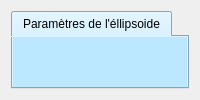
      <widget class="QWidget" name="page1_1">
       <layout class="QGridLayout" name="gridLayout_9">
        <item row="0" column="0">
         <widget class="QTabWidget" name="tabWidget4_3">
          <property name="styleSheet">
           <string notr="true">background-color: rgb(187, 231, 255);
</string>
          </property>
          <property name="currentIndex">
           <number>0</number>
          </property>
          <widget class="QWidget" name="tab_4_5">
           <attribute name="title">
            <string>Paramètres de l'éllipsoide</string>
           </attribute>
           <widget class="QLabel" name="label_54">
            <property name="geometry">
             <rect>
              <x>160</x>
              <y>10</y>
              <width>361</width>
              <height>71</height>
             </rect>
            </property>
            <property name="text">
             <string>&lt;html&gt;&lt;head/&gt;&lt;body&gt;&lt;p align=&quot;center&quot;&gt;&lt;span style=&quot; font-size:12pt; font-weight:600; color:#ff007f;&quot;&gt;Calcul des paramètres de l'éllipsoide&lt;/span&gt;&lt;/p&gt;&lt;/body&gt;&lt;/html&gt;</string>
            </property>
           </widget>
           <widget class="QPushButton" name="PB_hp2_2">
            <property name="geometry">
             <rect>
              <x>670</x>
              <y>460</y>
              <width>81</width>
              <height>61</height>
             </rect>
            </property>
            <property name="font">
             <font>
              <weight>75</weight>
              <bold>true</bold>
             </font>
            </property>
            <property name="styleSheet">
             <string notr="true"/>
            </property>
            <property name="text">
             <string/>
            </property>
            <property name="icon">
             <iconset>
              <normaloff>pictures/78-781325_next-button-clipart-panah-purple-next-button-png.png</normaloff>pictures/78-781325_next-button-clipart-panah-purple-next-button-png.png</iconset>
            </property>
            <property name="iconSize">
             <size>
              <width>50</width>
              <height>50</height>
             </size>
            </property>
           </widget>
           <widget class="QLabel" name="label_29">
            <property name="geometry">
             <rect>
              <x>390</x>
              <y>100</y>
              <width>321</width>
              <height>181</height>
             </rect>
            </property>
            <property name="styleSheet">
             <string notr="true">background-color: rgb(187, 231, 255);</string>
            </property>
            <property name="text">
             <string/>
            </property>
            <property name="pixmap">
             <pixmap>../../Pictures/geodésie/440px-EllipseVal.svg.png</pixmap>
            </property>
            <property name="scaledContents">
             <bool>true</bool>
            </property>
           </widget>
           <widget class="QPushButton" name="PB_parameters">
            <property name="geometry">
             <rect>
              <x>160</x>
              <y>240</y>
              <width>111</width>
              <height>31</height>
             </rect>
            </property>
            <property name="font">
             <font>
              <family>Calibri</family>
              <pointsize>12</pointsize>
              <weight>75</weight>
              <bold>true</bold>
             </font>
            </property>
            <property name="styleSheet">
             <string notr="true">background-color: rgb(0, 255, 0);</string>
            </property>
            <property name="text">
             <string>Résultats</string>
            </property>
           </widget>
           <widget class="QLineEdit" name="cond1">
            <property name="geometry">
             <rect>
              <x>100</x>
              <y>190</y>
              <width>221</width>
              <height>21</height>
             </rect>
            </property>
            <property name="palette">
             <palette>
              <active>
               <colorrole role="WindowText">
                <brush brushstyle="SolidPattern">
                 <color alpha="255">
                  <red>255</red>
                  <green>0</green>
                  <blue>0</blue>
                 </color>
                </brush>
               </colorrole>
               <colorrole role="Button">
                <brush brushstyle="SolidPattern">
                 <color alpha="255">
                  <red>187</red>
                  <green>231</green>
                  <blue>255</blue>
                 </color>
                </brush>
               </colorrole>
               <colorrole role="Base">
                <brush brushstyle="SolidPattern">
                 <color alpha="255">
                  <red>187</red>
                  <green>231</green>
                  <blue>255</blue>
                 </color>
                </brush>
               </colorrole>
               <colorrole role="Window">
                <brush brushstyle="SolidPattern">
                 <color alpha="255">
                  <red>187</red>
                  <green>231</green>
                  <blue>255</blue>
                 </color>
                </brush>
               </colorrole>
              </active>
              <inactive>
               <colorrole role="WindowText">
                <brush brushstyle="SolidPattern">
                 <color alpha="255">
                  <red>255</red>
                  <green>0</green>
                  <blue>0</blue>
                 </color>
                </brush>
               </colorrole>
               <colorrole role="Button">
                <brush brushstyle="SolidPattern">
                 <color alpha="255">
                  <red>187</red>
                  <green>231</green>
                  <blue>255</blue>
                 </color>
                </brush>
               </colorrole>
               <colorrole role="Base">
                <brush brushstyle="SolidPattern">
                 <color alpha="255">
                  <red>187</red>
                  <green>231</green>
                  <blue>255</blue>
                 </color>
                </brush>
               </colorrole>
               <colorrole role="Window">
                <brush brushstyle="SolidPattern">
                 <color alpha="255">
                  <red>187</red>
                  <green>231</green>
                  <blue>255</blue>
                 </color>
                </brush>
               </colorrole>
              </inactive>
              <disabled>
               <colorrole role="WindowText">
                <brush brushstyle="SolidPattern">
                 <color alpha="255">
                  <red>120</red>
                  <green>120</green>
                  <blue>120</blue>
                 </color>
                </brush>
               </colorrole>
               <colorrole role="Button">
                <brush brushstyle="SolidPattern">
                 <color alpha="255">
                  <red>187</red>
                  <green>231</green>
                  <blue>255</blue>
                 </color>
                </brush>
               </colorrole>
               <colorrole role="Base">
                <brush brushstyle="SolidPattern">
                 <color alpha="255">
                  <red>187</red>
                  <green>231</green>
                  <blue>255</blue>
                 </color>
                </brush>
               </colorrole>
               <colorrole role="Window">
                <brush brushstyle="SolidPattern">
                 <color alpha="255">
                  <red>187</red>
                  <green>231</green>
                  <blue>255</blue>
                 </color>
                </brush>
               </colorrole>
              </disabled>
             </palette>
            </property>
            <property name="font">
             <font>
              <pointsize>10</pointsize>
             </font>
            </property>
            <property name="styleSheet">
             <string notr="true">border-color: rgb(255, 255, 255);</string>
            </property>
           </widget>
           <widget class="QWidget" name="layoutWidget">
            <property name="geometry">
             <rect>
              <x>50</x>
              <y>120</y>
              <width>312</width>
              <height>58</height>
             </rect>
            </property>
            <layout class="QHBoxLayout" name="horizontalLayout">
             <item>
              <layout class="QVBoxLayout" name="verticalLayout">
               <item>
                <widget class="QLabel" name="label_57">
                 <property name="font">
                  <font>
                   <family>Calibri</family>
                   <pointsize>12</pointsize>
                   <weight>75</weight>
                   <italic>true</italic>
                   <bold>true</bold>
                  </font>
                 </property>
                 <property name="text">
                  <string>&lt;html&gt;&lt;head/&gt;&lt;body&gt;&lt;p align=&quot;center&quot;&gt;&lt;span style=&quot; font-size:14pt; font-style:normal;&quot;&gt;a (m)&lt;/span&gt;&lt;/p&gt;&lt;/body&gt;&lt;/html&gt;</string>
                 </property>
                </widget>
               </item>
               <item>
                <widget class="QLineEdit" name="a_parametres">
                 <property name="font">
                  <font>
                   <family>Calibri</family>
                   <pointsize>12</pointsize>
                  </font>
                 </property>
                 <property name="styleSheet">
                  <string notr="true">background-color: rgb(255, 255, 255);</string>
                 </property>
                </widget>
               </item>
              </layout>
             </item>
             <item>
              <layout class="QVBoxLayout" name="verticalLayout_50">
               <item>
                <widget class="QLabel" name="label_58">
                 <property name="font">
                  <font>
                   <family>Calibri</family>
                   <pointsize>12</pointsize>
                   <weight>75</weight>
                   <italic>true</italic>
                   <bold>true</bold>
                  </font>
                 </property>
                 <property name="text">
                  <string>&lt;html&gt;&lt;head/&gt;&lt;body&gt;&lt;p&gt;&lt;span style=&quot; font-size:14pt; font-style:normal;&quot;&gt;Inverse f (m&lt;/span&gt;&lt;span style=&quot; font-size:14pt; font-style:normal; vertical-align:super;&quot;&gt;-1&lt;/span&gt;&lt;span style=&quot; font-size:14pt; font-style:normal;&quot;&gt;)&lt;/span&gt;&lt;/p&gt;&lt;/body&gt;&lt;/html&gt;</string>
                 </property>
                </widget>
               </item>
               <item>
                <widget class="QLineEdit" name="invf_parametres">
                 <property name="font">
                  <font>
                   <family>Calibri</family>
                   <pointsize>12</pointsize>
                  </font>
                 </property>
                 <property name="styleSheet">
                  <string notr="true">background-color: rgb(255, 255, 255);</string>
                 </property>
                </widget>
               </item>
              </layout>
             </item>
            </layout>
           </widget>
           <widget class="QWidget" name="layoutWidget">
            <property name="geometry">
             <rect>
              <x>60</x>
              <y>300</y>
              <width>341</width>
              <height>153</height>
             </rect>
            </property>
            <layout class="QHBoxLayout" name="horizontalLayout_20">
             <item>
              <layout class="QVBoxLayout" name="verticalLayout_14">
               <item>
                <widget class="QLabel" name="label_59">
                 <property name="font">
                  <font>
                   <family>Calibri</family>
                   <pointsize>12</pointsize>
                   <weight>75</weight>
                   <italic>true</italic>
                   <bold>true</bold>
                  </font>
                 </property>
                 <property name="text">
                  <string>&lt;html&gt;&lt;head/&gt;&lt;body&gt;&lt;p&gt;&lt;span style=&quot; font-style:normal;&quot;&gt;La première excentricité &lt;/span&gt;&lt;/p&gt;&lt;/body&gt;&lt;/html&gt;</string>
                 </property>
                </widget>
               </item>
               <item>
                <widget class="QLabel" name="label_60">
                 <property name="font">
                  <font>
                   <family>Calibri</family>
                   <pointsize>12</pointsize>
                   <weight>75</weight>
                   <italic>true</italic>
                   <bold>true</bold>
                  </font>
                 </property>
                 <property name="text">
                  <string>&lt;html&gt;&lt;head/&gt;&lt;body&gt;&lt;p&gt;&lt;span style=&quot; font-style:normal;&quot;&gt;La deuxième excentricité &lt;/span&gt;&lt;/p&gt;&lt;/body&gt;&lt;/html&gt;</string>
                 </property>
                </widget>
               </item>
               <item>
                <widget class="QLabel" name="label_62">
                 <property name="font">
                  <font>
                   <family>Calibri</family>
                   <pointsize>12</pointsize>
                   <weight>75</weight>
                   <italic>true</italic>
                   <bold>true</bold>
                  </font>
                 </property>
                 <property name="text">
                  <string>&lt;html&gt;&lt;head/&gt;&lt;body&gt;&lt;p&gt;&lt;span style=&quot; font-style:normal;&quot;&gt;L'excentricité angulaire &lt;/span&gt;&lt;/p&gt;&lt;/body&gt;&lt;/html&gt;</string>
                 </property>
                </widget>
               </item>
               <item>
                <widget class="QLabel" name="label_61">
                 <property name="font">
                  <font>
                   <family>Calibri</family>
                   <pointsize>12</pointsize>
                   <weight>75</weight>
                   <italic>true</italic>
                   <bold>true</bold>
                  </font>
                 </property>
                 <property name="text">
                  <string>&lt;html&gt;&lt;head/&gt;&lt;body&gt;&lt;p&gt;&lt;span style=&quot; font-style:normal;&quot;&gt;La courbure au pole C&lt;/span&gt;&lt;/p&gt;&lt;/body&gt;&lt;/html&gt;</string>
                 </property>
                </widget>
               </item>
               <item>
                <widget class="QLabel" name="label_63">
                 <property name="font">
                  <font>
                   <family>Calibri</family>
                   <pointsize>12</pointsize>
                   <weight>75</weight>
                   <italic>true</italic>
                   <bold>true</bold>
                  </font>
                 </property>
                 <property name="text">
                  <string>&lt;html&gt;&lt;head/&gt;&lt;body&gt;&lt;p&gt;&lt;span style=&quot; font-style:normal;&quot;&gt;Le demi petit axe b &lt;/span&gt;&lt;/p&gt;&lt;/body&gt;&lt;/html&gt;</string>
                 </property>
                </widget>
               </item>
              </layout>
             </item>
             <item>
              <layout class="QVBoxLayout" name="verticalLayout_15">
               <item>
                <widget class="QLineEdit" name="e_squared">
                 <property name="enabled">
                  <bool>false</bool>
                 </property>
                 <property name="palette">
                  <palette>
                   <active>
                    <colorrole role="Button">
                     <brush brushstyle="SolidPattern">
                      <color alpha="255">
                       <red>255</red>
                       <green>255</green>
                       <blue>255</blue>
                      </color>
                     </brush>
                    </colorrole>
                    <colorrole role="Base">
                     <brush brushstyle="SolidPattern">
                      <color alpha="255">
                       <red>255</red>
                       <green>255</green>
                       <blue>255</blue>
                      </color>
                     </brush>
                    </colorrole>
                    <colorrole role="Window">
                     <brush brushstyle="SolidPattern">
                      <color alpha="255">
                       <red>255</red>
                       <green>255</green>
                       <blue>255</blue>
                      </color>
                     </brush>
                    </colorrole>
                   </active>
                   <inactive>
                    <colorrole role="Button">
                     <brush brushstyle="SolidPattern">
                      <color alpha="255">
                       <red>255</red>
                       <green>255</green>
                       <blue>255</blue>
                      </color>
                     </brush>
                    </colorrole>
                    <colorrole role="Base">
                     <brush brushstyle="SolidPattern">
                      <color alpha="255">
                       <red>255</red>
                       <green>255</green>
                       <blue>255</blue>
                      </color>
                     </brush>
                    </colorrole>
                    <colorrole role="Window">
                     <brush brushstyle="SolidPattern">
                      <color alpha="255">
                       <red>255</red>
                       <green>255</green>
                       <blue>255</blue>
                      </color>
                     </brush>
                    </colorrole>
                   </inactive>
                   <disabled>
                    <colorrole role="Button">
                     <brush brushstyle="SolidPattern">
                      <color alpha="255">
                       <red>255</red>
                       <green>255</green>
                       <blue>255</blue>
                      </color>
                     </brush>
                    </colorrole>
                    <colorrole role="Base">
                     <brush brushstyle="SolidPattern">
                      <color alpha="255">
                       <red>255</red>
                       <green>255</green>
                       <blue>255</blue>
                      </color>
                     </brush>
                    </colorrole>
                    <colorrole role="Window">
                     <brush brushstyle="SolidPattern">
                      <color alpha="255">
                       <red>255</red>
                       <green>255</green>
                       <blue>255</blue>
                      </color>
                     </brush>
                    </colorrole>
                   </disabled>
                  </palette>
                 </property>
                 <property name="font">
                  <font>
                   <family>Calibri</family>
                   <pointsize>12</pointsize>
                  </font>
                 </property>
                 <property name="styleSheet">
                  <string notr="true">background-color: rgb(255, 255, 255);</string>
                 </property>
                </widget>
               </item>
               <item>
                <widget class="QLineEdit" name="e_prime_squared">
                 <property name="enabled">
                  <bool>false</bool>
                 </property>
                 <property name="font">
                  <font>
                   <family>Calibri</family>
                   <pointsize>12</pointsize>
                  </font>
                 </property>
                 <property name="styleSheet">
                  <string notr="true">background-color: rgb(255, 255, 255);</string>
                 </property>
                </widget>
               </item>
               <item>
                <widget class="QLineEdit" name="alpha">
                 <property name="enabled">
                  <bool>false</bool>
                 </property>
                 <property name="font">
                  <font>
                   <family>Calibri</family>
                   <pointsize>12</pointsize>
                  </font>
                 </property>
                 <property name="styleSheet">
                  <string notr="true">background-color: rgb(255, 255, 255);</string>
                 </property>
                </widget>
               </item>
               <item>
                <widget class="QLineEdit" name="c_pole">
                 <property name="enabled">
                  <bool>false</bool>
                 </property>
                 <property name="font">
                  <font>
                   <family>Calibri</family>
                   <pointsize>12</pointsize>
                  </font>
                 </property>
                 <property name="styleSheet">
                  <string notr="true">background-color: rgb(255, 255, 255);</string>
                 </property>
                </widget>
               </item>
               <item>
                <widget class="QLineEdit" name="b_parameters">
                 <property name="enabled">
                  <bool>false</bool>
                 </property>
                 <property name="font">
                  <font>
                   <family>Calibri</family>
                   <pointsize>12</pointsize>
                  </font>
                 </property>
                 <property name="styleSheet">
                  <string notr="true">background-color: rgb(255, 255, 255);</string>
                 </property>
                </widget>
               </item>
              </layout>
             </item>
            </layout>
           </widget>
           <widget class="QLabel" name="label_2">
            <property name="geometry">
             <rect>
              <x>410</x>
              <y>420</y>
              <width>51</width>
              <height>31</height>
             </rect>
            </property>
            <property name="text">
             <string>&lt;html&gt;&lt;head/&gt;&lt;body&gt;&lt;p&gt;&lt;span style=&quot; font-size:12pt; font-weight:600;&quot;&gt;m&lt;/span&gt;&lt;/p&gt;&lt;/body&gt;&lt;/html&gt;</string>
            </property>
           </widget>
           <widget class="QLabel" name="label_3">
            <property name="geometry">
             <rect>
              <x>410</x>
              <y>390</y>
              <width>51</width>
              <height>31</height>
             </rect>
            </property>
            <property name="text">
             <string>&lt;html&gt;&lt;head/&gt;&lt;body&gt;&lt;p&gt;&lt;span style=&quot; font-size:12pt; font-weight:600;&quot;&gt;m&lt;/span&gt;&lt;/p&gt;&lt;/body&gt;&lt;/html&gt;</string>
            </property>
           </widget>
          </widget>
         </widget>
        </item>
       </layout>
      </widget>
